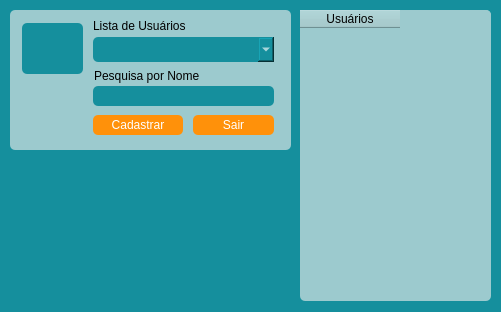
<?xml version="1.0" encoding="UTF-8"?>
<ui version="4.0">
 <class>FormControleAcesso</class>
 <widget class="QWidget" name="FormControleAcesso">
  <property name="windowModality">
   <enum>Qt::ApplicationModal</enum>
  </property>
  <property name="geometry">
   <rect>
    <x>0</x>
    <y>0</y>
    <width>501</width>
    <height>312</height>
   </rect>
  </property>
  <property name="windowTitle">
   <string>Controle de Acesso</string>
  </property>
  <property name="styleSheet">
   <string notr="true">background-color: rgb(21, 143, 157);</string>
  </property>
  <widget class="QTableWidget" name="lista">
   <property name="geometry">
    <rect>
     <x>300</x>
     <y>10</y>
     <width>191</width>
     <height>291</height>
    </rect>
   </property>
   <property name="styleSheet">
    <string notr="true">background-color: rgb(156, 202, 206);
border-radius:5px</string>
   </property>
   <column>
    <property name="text">
     <string>Usuários</string>
    </property>
   </column>
  </widget>
  <widget class="QWidget" name="widget" native="true">
   <property name="geometry">
    <rect>
     <x>10</x>
     <y>10</y>
     <width>281</width>
     <height>140</height>
    </rect>
   </property>
   <property name="styleSheet">
    <string notr="true">background-color: rgb(156, 202, 206);
border-radius:5px</string>
   </property>
   <widget class="QLabel" name="label">
    <property name="geometry">
     <rect>
      <x>12</x>
      <y>13</y>
      <width>61</width>
      <height>51</height>
     </rect>
    </property>
    <property name="styleSheet">
     <string notr="true">color: rgb(255, 255, 255);
background-color: rgb(21, 143, 157);
border-radius:5px</string>
    </property>
    <property name="text">
     <string/>
    </property>
    <property name="pixmap">
     <pixmap>imagens/icon_title.png</pixmap>
    </property>
    <property name="scaledContents">
     <bool>true</bool>
    </property>
   </widget>
   <widget class="QLineEdit" name="txt_cad_usuario">
    <property name="geometry">
     <rect>
      <x>83</x>
      <y>76</y>
      <width>181</width>
      <height>20</height>
     </rect>
    </property>
    <property name="font">
     <font>
      <pointsize>11</pointsize>
     </font>
    </property>
    <property name="styleSheet">
     <string notr="true">color: rgb(255, 255, 255);
background-color: rgb(21, 143, 157);
border-radius:5px</string>
    </property>
    <property name="alignment">
     <set>Qt::AlignCenter</set>
    </property>
    <property name="placeholderText">
     <string/>
    </property>
   </widget>
   <widget class="QLabel" name="label_5">
    <property name="geometry">
     <rect>
      <x>83</x>
      <y>8</y>
      <width>101</width>
      <height>16</height>
     </rect>
    </property>
    <property name="text">
     <string>Lista de Usuários</string>
    </property>
   </widget>
   <widget class="QComboBox" name="comboBox_2">
    <property name="geometry">
     <rect>
      <x>83</x>
      <y>27</y>
      <width>181</width>
      <height>25</height>
     </rect>
    </property>
    <property name="styleSheet">
     <string notr="true">color: rgb(255, 255, 255);
background-color: rgb(21, 143, 157);
border-radius:5px</string>
    </property>
   </widget>
   <widget class="QLabel" name="label_6">
    <property name="geometry">
     <rect>
      <x>84</x>
      <y>58</y>
      <width>121</width>
      <height>16</height>
     </rect>
    </property>
    <property name="text">
     <string>Pesquisa por Nome</string>
    </property>
   </widget>
   <widget class="QPushButton" name="btn_cad_acesso">
    <property name="geometry">
     <rect>
      <x>83</x>
      <y>105</y>
      <width>90</width>
      <height>20</height>
     </rect>
    </property>
    <property name="cursor">
     <cursorShape>PointingHandCursor</cursorShape>
    </property>
    <property name="styleSheet">
     <string notr="true">QPushButton{
color: rgb(255, 255, 255);
background-color: rgb(255, 145, 10);
border-radius:5px
}

QPushButton:hover{
color:rgb(255, 145, 10);
background-color: rgb(255, 255, 255);
border-radius:5px
}
</string>
    </property>
    <property name="text">
     <string>Cadastrar</string>
    </property>
    <property name="icon">
     <iconset>
      <normaloff>icones/icons8-add-25.png</normaloff>icones/icons8-add-25.png</iconset>
    </property>
   </widget>
   <widget class="QPushButton" name="btn_cad_acesso_sair">
    <property name="geometry">
     <rect>
      <x>183</x>
      <y>105</y>
      <width>81</width>
      <height>20</height>
     </rect>
    </property>
    <property name="cursor">
     <cursorShape>PointingHandCursor</cursorShape>
    </property>
    <property name="styleSheet">
     <string notr="true">QPushButton{
color: rgb(255, 255, 255);
background-color: rgb(255, 145, 10);
border-radius:5px
}

QPushButton:hover{
color:rgb(255, 145, 10);
background-color: rgb(255, 255, 255);
border-radius:5px
}
</string>
    </property>
    <property name="text">
     <string>Sair</string>
    </property>
    <property name="icon">
     <iconset>
      <normaloff>icones/icons-sinal-de-saída-25.png</normaloff>icones/icons-sinal-de-saída-25.png</iconset>
    </property>
   </widget>
  </widget>
 </widget>
 <resources/>
 <connections/>
</ui>
